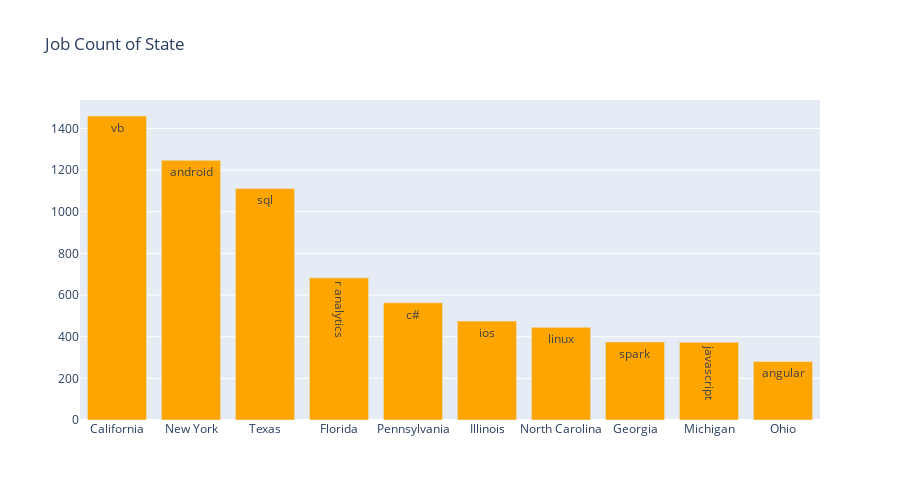

Notebook code for this chart:
### Code cell
state_count = jobs.groupby(['state']).agg({'title':'count'}).sort_values('title', ascending=False).rename(columns={'title':'job_count'})

data = [Bar(x=state_count.index, y=state_count['job_count'], text=salary_mean.index, marker={'color':'orange'})]
layout = Layout(title="Job Count of State", width = 900, height = 500)

fig = Figure(data=data, layout=layout)

plotly.offline.iplot(fig, show_link=False)

### Figure 1 — Plotly figure (JSON) as saved in the notebook; plotly's stock layout.template omitted (floating-point values rounded to 4 significant figures)
{"data": [{"marker": {"color": "orange"}, "text": ["vb", "android", "sql", "r analytics", "c#", "ios", "linux", "spark", "javascript", "angular", "olap", "java", "python", "c++", "azure", "node.js", "aws", "hadoop", "docker", "blockchain", "scala", "kubernetes", "golang", "kafka", "tensorflow"], "type": "bar", "x": ["California", "New York", "Texas", "Florida", "Pennsylvania", "Illinois", "North Carolina", "Georgia", "Michigan", "Ohio"], "y": [1460, 1247, 1112, 683, 563, 475, 445, 375, 374, 281]}], "layout": {"height": 500, "title": {"text": "Job Count of State"}, "width": 900}}
